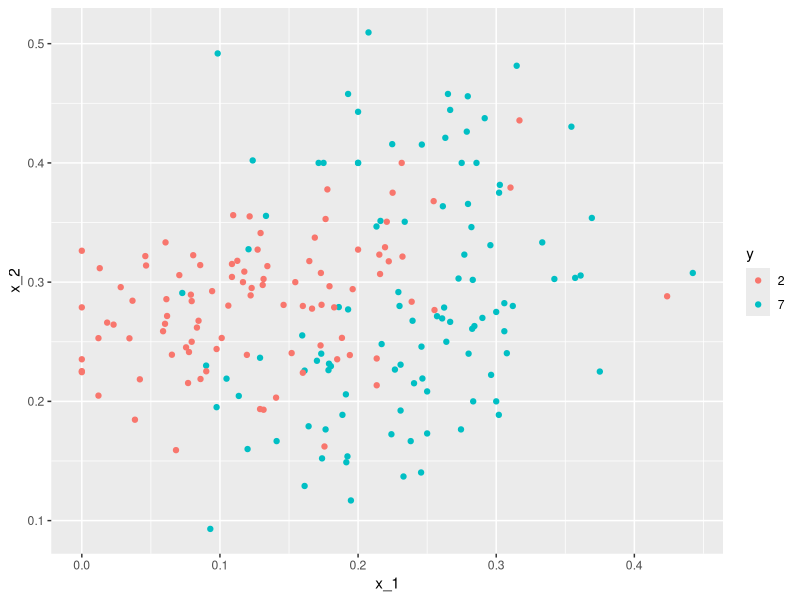
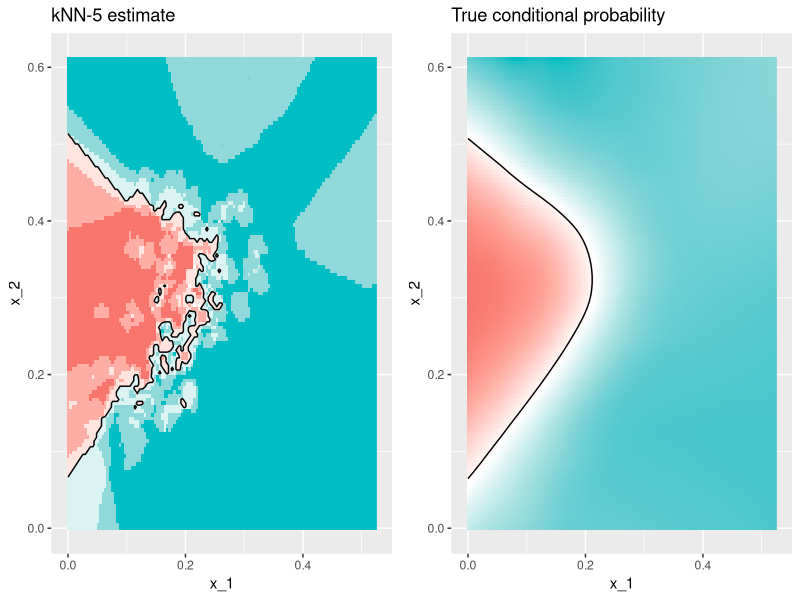

The R source for these figures, in order:
library(tidyverse)
library(caret)
library(dslabs)
library(gridExtra)
library(tidyverse)

data("mnist_27")

mnist_27$test %>%
  ggplot(aes(x_1, x_2, color = y)) +
  geom_point()

knn_fit <- knn3(y ~ ., data = mnist_27$train)

y_hat_knn <- predict(knn_fit, mnist_27$test, type = "class")
confusionMatrix(y_hat_knn, mnist_27$test$y)$overall["Accuracy"]

fit_lm <- mnist_27$train %>% 
  mutate(y = ifelse(y == 7, 1, 0)) %>% 
  lm(y ~ x_1 + x_2, data = .)
p_hat_lm <- predict(fit_lm, mnist_27$test)
y_hat_lm <- factor(ifelse(p_hat_lm > 0.5, 7, 2))
confusionMatrix(y_hat_lm, mnist_27$test$y)$overall["Accuracy"]

plot_cond_prob <- function(p_hat=NULL){
  tmp <- mnist_27$true_p
  if(!is.null(p_hat)){
    tmp <- mutate(tmp, p=p_hat)
  }
  tmp %>% ggplot(aes(x_1, x_2, z=p, fill=p)) +
    geom_raster(show.legend = FALSE) +
    scale_fill_gradientn(colors=c("#F8766D", "white", "#00BFC4")) +
    stat_contour(breaks=c(0.5), color="black")
}
p1 <- plot_cond_prob() +
  ggtitle("True conditional probability")
p2 <- plot_cond_prob(predict(knn_fit, mnist_27$true_p)[,2]) +
  ggtitle("kNN-5 estimate")
grid.arrange(p2, p1, nrow=1)

y_hat_knn <- predict(knn_fit, mnist_27$train, type = "class")
confusionMatrix(y_hat_knn, mnist_27$train$y)$overall["Accuracy"]

y_hat_knn <- predict(knn_fit, mnist_27$test, type = "class")
confusionMatrix(y_hat_knn, mnist_27$test$y)$overall["Accuracy"]
